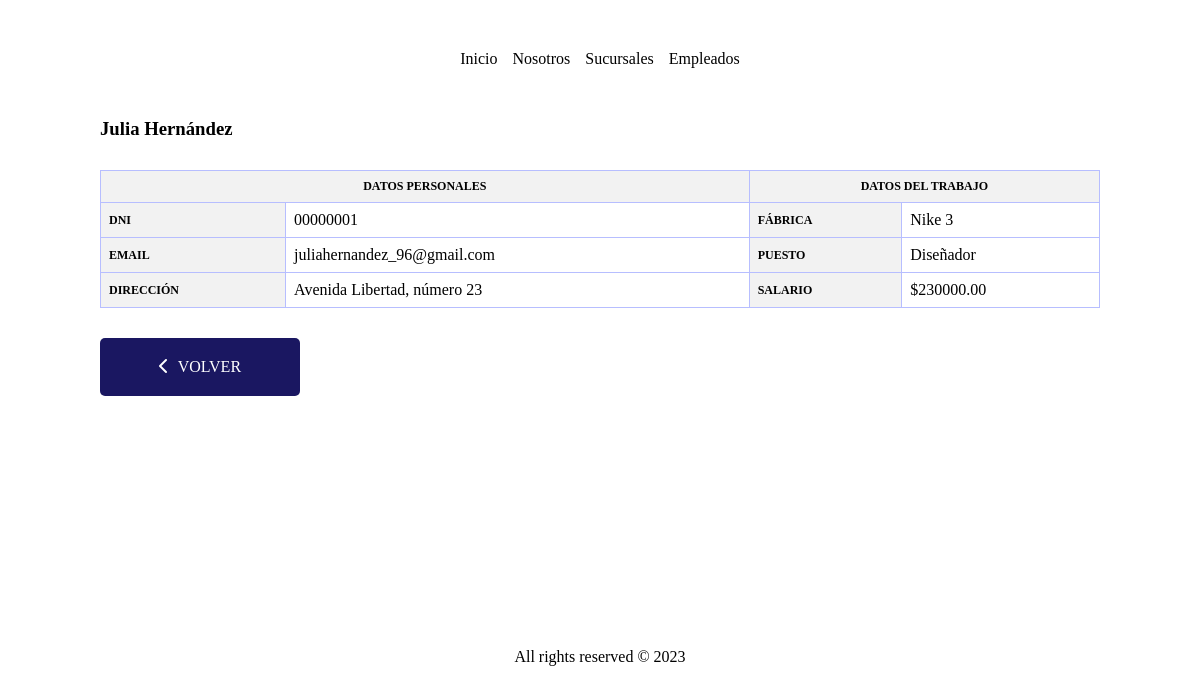
The app's page /empresa/empleados/00000001 with its own data.
### empresa/models.py (models this page shows, shortened)
class Empleado(models.Model):
    nombre = models.CharField(max_length=30)
    apellido = models.CharField(max_length=30)
    dni = models.CharField(max_length=8, primary_key=True)
    email = models.EmailField(null=True)
    direccion = models.CharField(max_length=250, null=True)
    puesto = models.ForeignKey(Puesto, on_delete=models.CASCADE)
    fabrica = models.ForeignKey(Fabrica, on_delete=models.CASCADE)

class Fabrica(models.Model):
    nombre = models.CharField(max_length=100)
    direccion = models.CharField(max_length=250)
    codigo_postal = models.CharField(max_length=10)
    localizacion = models.ForeignKey(Localizacion, on_delete=models.CASCADE)
    def __str__(self):
        return self.nombre

class Puesto(models.Model):
    nombre = models.CharField(max_length=100)
    descripcion = models.TextField(max_length=1000)
    salario = models.ForeignKey(Salario, on_delete=models.CASCADE)
    def __str__(self):
        return self.nombre

class Salario(models.Model):
    bruto = models.DecimalField(decimal_places=2, max_digits=8)
    extra_diciembre = models.BooleanField()
    extra_junio = models.BooleanField()

### empresa/views.py (the view)
# urls.py: path('empleados/<str:dni>', views.empleado, name='empleado'),
def empleado(request, dni):
    empleado = Empleado.objects.get(dni= dni)
    return render(request, 'empleado.html', {'empleado':empleado})

### templates/empleado.html
{%extends 'layouts/base.html' %}
{%block content%}
<article>
    <header>
        <h3>
            {{empleado.nombre}} {{empleado.apellido}}
        </h3>
    </header>
    <table class="content">
        <thead>
            <tr>
                <th colspan="2">Datos personales</th>
                <th colspan="2">Datos del trabajo</th>
            </tr>
        </thead>
        <tbody>
            <tr>
                <th>DNI</th>
                <td>{{empleado.dni}}</td>
                <th>Fábrica</th>
                <td>{{empleado.fabrica}}</td>
            </tr>
            <tr>
                <th>Email</th>
                <td>{{empleado.email}}</td>
                <th>Puesto</th>
                <td>{{empleado.puesto}}</td>
            </tr>
            <tr>
                <th>Dirección</th>
                <td>{{empleado.direccion}}</td>
                <th>Salario</th>
                <td>${{empleado.puesto.salario.bruto}}</td>
            </tr>
        </tbody>
    </table>
</article>
<div class="btn-back"><a href="{%url 'empleados' %}"> <i class="fa-solid fa-chevron-left"></i> VOLVER</a></div>
{%endblock%}

### static/style.css (style rules this page uses)
* { margin: 0; padding: 0; box-sizing: border-box; }
a { text-decoration: none; color: black; }
h3 { margin-bottom: 30px; }
table { width: 100%; border-collapse: collapse; border: 1px solid #b7beff; margin-bottom: 1rem; }
th, td { padding: 0.5rem; border: 1px solid #b7beff; }
th { background-color: #f2f2f2; text-align: left; font-weight: bold; text-transform: uppercase; font-size: 12px; }
thead th { text-align: center; }
.btn-back { display: flex; justify-content: center; align-items: center; background-color: rgb(26, 23, 97); color: #fff; width: 200px; margin-top: 30px; padding: 20px; border-radius: 5px; transition: .3s ease all; cursor: pointer; }
.btn-back a { color: #fff; }
.btn-back i { margin-right: 5px; }

### records on screen
Empleado: nombre "Julia", apellido "Hernández", dni "00000001", fabrica "Nike 3", email "juliahernandez_96@gmail.com", puesto "Diseñador", direccion "Avenida Libertad, número 23", puesto.salario.bruto "230000.00"
